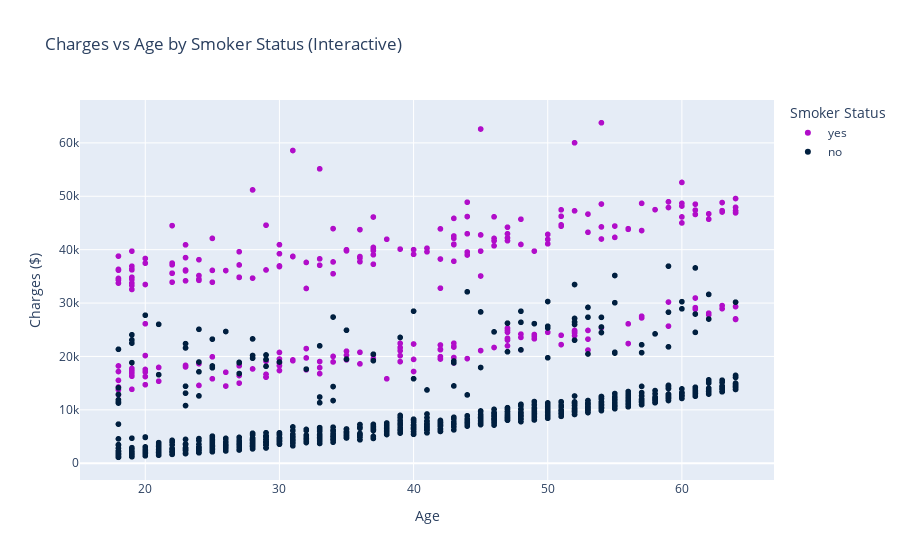

The notebook cell saved with this chart:
### Code cell
# Scatterplot: Age vs Charges by Smoker Status
fig = px.scatter(df, x='age', y='charges', color='smoker',
                 title='Charges vs Age by Smoker Status (Interactive)',
                 labels={'age': 'Age', 'charges': 'Charges ($)', 'smoker': 'Smoker Status'},
                 color_discrete_map={'yes': '#B10DC9', 'no': '#001f3f'},
                 hover_data=['age', 'charges', 'smoker', 'bmi', 'children'])
fig.show()

# Static matplotlib version with better styling
plt.figure(figsize=(12, 6))
smokers = df[df['smoker'] == 'yes']
non_smokers = df[df['smoker'] == 'no']

plt.scatter(non_smokers['age'], non_smokers['charges'], 
           alpha=0.6, s=50, label='Non-Smoker', color='#001f3f')
plt.scatter(smokers['age'], smokers['charges'], 
           alpha=0.6, s=50, label='Smoker', color='#B10DC9')

plt.title('Charges vs Age by Smoker Status', fontsize=14, fontweight='bold')
plt.xlabel('Age', fontsize=12)
plt.ylabel('Charges ($)', fontsize=12)
plt.legend(fontsize=11)
plt.grid(True, alpha=0.3)
plt.tight_layout()
plt.show()

### Figure 1 — Plotly figure (JSON) as saved in the notebook; plotly's stock layout.template omitted (floating-point values rounded to 4 significant figures; data arrays with more than 128 entries replaced by an {"elided": "..."} marker saying what was removed)
{"data": [{"customdata": {"elided": "274x3 mixed values"}, "hovertemplate": "Smoker Status=%{customdata[0]}<br>Age=%{x}<br>Charges ($)=%{y}<br>bmi=%{customdata[1]}<br>children=%{customdata[2]}<extra></extra>", "legendgroup": "yes", "marker": {"color": "#B10DC9", "symbol": "circle"}, "mode": "markers", "name": "yes", "showlegend": true, "type": "scattergl", "x": {"elided": "274 int values"}, "xaxis": "x", "y": {"elided": "274 float values"}, "yaxis": "y"}, {"customdata": {"elided": "1064x3 mixed values"}, "hovertemplate": "Smoker Status=%{customdata[0]}<br>Age=%{x}<br>Charges ($)=%{y}<br>bmi=%{customdata[1]}<br>children=%{customdata[2]}<extra></extra>", "legendgroup": "no", "marker": {"color": "#001f3f", "symbol": "circle"}, "mode": "markers", "name": "no", "showlegend": true, "type": "scattergl", "x": {"elided": "1064 int values"}, "xaxis": "x", "y": {"elided": "1064 float values"}, "yaxis": "y"}], "layout": {"legend": {"title": {"text": "Smoker Status"}, "tracegroupgap": 0}, "title": {"text": "Charges vs Age by Smoker Status (Interactive)"}, "xaxis": {"anchor": "y", "domain": [0, 1], "title": {"text": "Age"}}, "yaxis": {"anchor": "x", "domain": [0, 1], "title": {"text": "Charges ($)"}}}}
